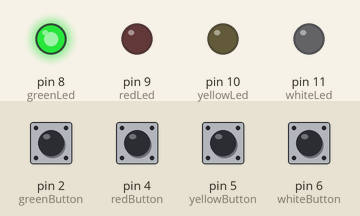
Recording of a sketch running on a simulated Arduino Uno, built with avr-gcc and run on an emulated ATmega328P. Parts: output pins drawn as LEDs (lit = HIGH). Dashed ring = blinking. The test bench sets the inputs (shaded band); at power-on: pin 2 (greenButton), pin 4 (redButton), pin 5 (yellowButton), pin 6 (whiteButton) LOW. Random numbers use the default seed unless the sketch sets one; what the sketch prints to the serial monitor is not drawn.

Above: at 9.5 s.
9.6 s: pin 4 (redButton) pulled HIGH for 1 s
At 12.8 s:
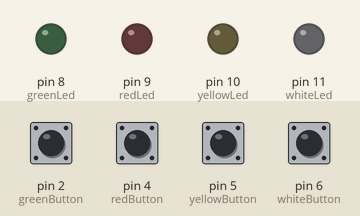
13.1 s: pin 2 (greenButton) pulled HIGH for 0.2 s
At 13.2 s:
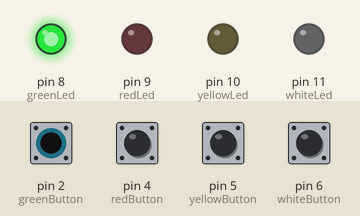
14.8 s: pin 5 (yellowButton) pulled HIGH for 0.2 s
At 15.12 s:
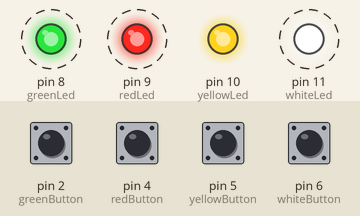
18.3 s: pin 6 (whiteButton) pulled HIGH for 0.2 s
At 18.62 s:
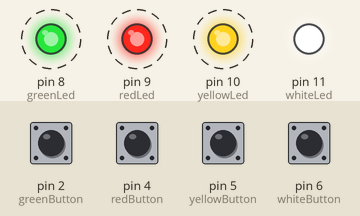
21.8 s: pin 2 (greenButton) pulled HIGH for 1 s
At 22.32 s:
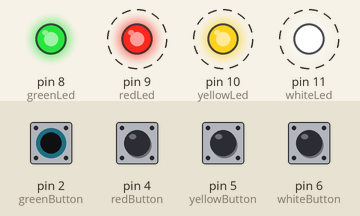
25.3 s: pin 4 (redButton) pulled HIGH for 0.2 s
At 25.62 s:
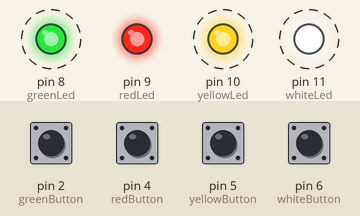
Timing chart, 0 to 28.3 s (numbered marks = the images above; inputs shaded):
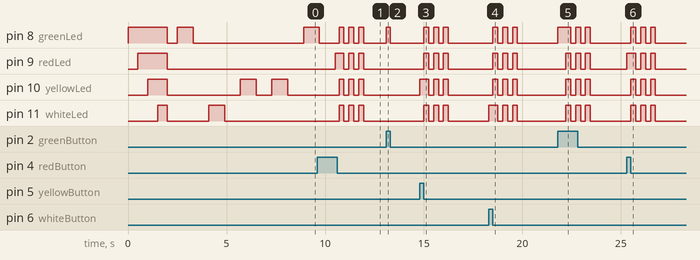

The sketch:

simon_says.ino
```cpp
int level = 1;


class Test {

  public :
    Test() {

    }
    int bonjout;
};

Test t;


const int difficulty = 5;
int sequence[difficulty];
int mySequence[difficulty];
int gameTryied = 0;
int speed = 800;

//setup green light/button
const int greenLed = 8;
const int greenButton = 2;
int greenButtonState = 0;
//end green button setup

//setup red light/button
const int redLed = 9;
const int redButton = 4;
int redButtonState = 0;
//end red light/button setup

//setup yellow light
const int yellowLed = 10;
const int yellowButton = 5;
int yellowButtonState = 0;
//end setup yellow light/button end

//setup white light/button
const int whiteLed = 11;
const int whiteButton = 6;
int whiteButtonState = 0;
//end setup white light/button

void setup() {
  // put your setup code here, to run once:
  pinMode(greenLed, OUTPUT);
  pinMode(greenButton, INPUT);

  pinMode(redLed, OUTPUT);
  pinMode(redButton, INPUT);

  pinMode(yellowLed, OUTPUT);
  pinMode(yellowButton, INPUT);

  pinMode(whiteLed, OUTPUT);
  pinMode(whiteButton, INPUT);

  Serial.begin(9600);

  onStart();
  everythingLow();
  delay(500);
}

void loop() {
  // put your main code here, to run repeatedly:
  greenButtonState = digitalRead(greenButton);
  redButtonState = digitalRead(redButton);
  yellowButtonState = digitalRead(yellowButton);
  whiteButtonState = digitalRead(whiteButton);

  //initButton();
  int gameTryied = 0;
  if (level < 10) {
    generateSequence();
    getSequence();
  }
}

void initButton() {
  Serial.println("init button");
  lightUpLed(greenButtonState, greenLed);
  lightUpLed(redButtonState, redLed);
  lightUpLed(yellowButtonState, yellowLed);
  lightUpLed(whiteButtonState, whiteLed);
}

void lightUpLed(int buttonState, int ledColor) {
  if (buttonState == 1) {
    digitalWrite(ledColor, HIGH);
  }
  else {
    digitalWrite(ledColor, LOW);
  }
}

void onStart() {
  digitalWrite(greenLed, HIGH);
  delay(500);
  digitalWrite(redLed, HIGH);
  delay(500);
  digitalWrite(yellowLed, HIGH);
  delay(500);
  digitalWrite(whiteLed, HIGH);
  delay(500);
}

void generateSequence() {
  randomSeed(analogRead(A0));
  for (int i = 0; i < 5; i++) {
    Serial.println(i);
    int randomNumber = random(8, 12);
    Serial.println(randomNumber);
    sequence[i] = randomNumber;
    Serial.println(sequence[i]);
  }
  for (int s = 0; s < 5; s++) {
    digitalWrite(sequence[s], HIGH);
    delay(speed);
    digitalWrite(sequence[s], LOW);
    delay(speed);
  }

}

void showSequence(int sequence[]) {
  for (int s = 0; s < 5; s++) {
    digitalWrite(sequence[s], HIGH);
    delay(500);
    digitalWrite(sequence[s], LOW);
  }
}

void everythingLow() {
  digitalWrite(greenLed, LOW);
  digitalWrite(redLed, LOW);
  digitalWrite(yellowLed, LOW);
  digitalWrite(whiteLed, LOW);
}

void everythingHigh() {
  digitalWrite(greenLed, HIGH);
  digitalWrite(redLed, HIGH);
  digitalWrite(yellowLed, HIGH);
  digitalWrite(whiteLed, HIGH);
}

void getSequence() {
  int flag = 0;
  Serial.print("try again");
  for (int i = 0; i < 5; i++) {
    flag = 0;
    while (flag == 0) {
      if (digitalRead(greenButton) == 1) {
        digitalWrite(greenLed, HIGH);
        mySequence[i] = greenLed;
        flag = 1;
        delay(200);
        Serial.println("green button");
        if (mySequence[i] != sequence[i]) {
          Serial.println("green wrong");
          wrong_sequence();
          //return;
        }
        digitalWrite(greenLed, LOW);
      }

      if (digitalRead(redButton) == 1) {
        digitalWrite(redLed, HIGH);
        mySequence[i] = redLed;
        flag = 1;
        delay(200);
        Serial.println("red button");
        if (mySequence[i] != sequence[i]) {
          Serial.println("red wrong");
          wrong_sequence();
          //return;
        }
        digitalWrite(redLed, LOW);
      }

      if (digitalRead(yellowButton) == 1) {
        digitalWrite(yellowLed, HIGH);
        mySequence[i] = yellowLed;
        flag = 1;
        delay(200);
        Serial.println("yellow button");
        if (mySequence[i] != sequence[i]) {
          Serial.println("yellow wrong");
          wrong_sequence();
          //return;
        }
        digitalWrite(yellowLed, LOW);
      }

      if (digitalRead(whiteButton) == 1) {
        digitalWrite(whiteLed, HIGH);
        mySequence[i] = whiteLed;
        flag = 1;
        delay(200);
        Serial.println("white button");
        if (mySequence[i] != sequence[i]) {
          Serial.println("white wrong");
          wrong_sequence();
          //return;
        }
        digitalWrite(whiteLed, LOW);
      }
    }
    Serial.println(" ");
    Serial.println(mySequence[i]);
  }
  right_sequence();
}

void right_sequence()
{
  Serial.print("Vous avez gagné");
  digitalWrite(greenLed, LOW);
  digitalWrite(redLed, LOW);
  digitalWrite(yellowLed, LOW);
  digitalWrite(whiteLed, LOW);
  delay(250);

  digitalWrite(greenLed, HIGH);
  digitalWrite(redLed, HIGH);
  digitalWrite(yellowLed, HIGH);
  digitalWrite(whiteLed, HIGH);
  delay(500);
  digitalWrite(greenLed, LOW);
  digitalWrite(redLed, LOW);
  digitalWrite(yellowLed, LOW);
  digitalWrite(whiteLed, LOW);
  delay(500);

  if (level >= 10) {
    level++;
    speed -= 50;
  }
  //  if (level < MAX_LEVEL);
  //  level++;
  //
  //  velocity -= 50; //increase difficulty
}

//void checkResponse(int button, int ledPin) {
//  if (digitalRead(button) == 1) {
//      mySequence[i] = ledPin;
//      digitalWrite(ledPin, HIGH);
//      delay(400);
//      digitalWrite(ledPin, LOW);
//    }
//  }

//boolean compareSequence () {
//  for (int n = 0; n < 5; n++) {
//    if (sequence[n != mySequence[n]]) {
//      return false;
//    }
//    else {
//      return true;
//    }
//  }
//}

void wrong_sequence() {
  for (int i = 0; i < 3; i++) {
    Serial.print("passage par wrong sequence");
    digitalWrite(greenLed, HIGH);
    digitalWrite(redLed, HIGH);
    digitalWrite(yellowLed, HIGH);
    digitalWrite(whiteLed, HIGH);
    delay(250);
    digitalWrite(greenLed, LOW);
    digitalWrite(redLed, LOW);
    digitalWrite(yellowLed, LOW);
    digitalWrite(whiteLed, LOW);
    delay(250);
  }
  gameTryied++;
  if (gameTryied >= 4) {
    Serial.print("Loooooooooooooose");
    return;
  }
  getSequence();
}
```

Measured:
- after the input at 9.6 s, pin 9 (redLed): LOW → HIGH after 0.90 s, then repeats every 0.50 s: LOW 0.25 s, HIGH 0.25 s, until it stays LOW from 12.0 s; pin 10 (yellowLed), pin 11 (whiteLed): alternates HIGH for 0.25 s and LOW for 0.25 s, 6 changes in all, then stays LOW, starting after 1.1 s
- after the input at 13.1 s, pin 8 (greenLed): LOW → HIGH at once, → LOW 0.20 s later
- after the input at 14.8 s, pin 8 (greenLed), pin 9 (redLed), pin 11 (whiteLed): alternates HIGH for 0.25 s and LOW for 0.25 s, 6 changes in all, then stays LOW, starting after 0.20 s; pin 10 (yellowLed): LOW → HIGH at once, then repeats every 0.50 s: LOW 0.25 s, HIGH 0.25 s, until it stays LOW from 16.3 s
- after the input at 18.3 s, pin 8 (greenLed), pin 9 (redLed), pin 10 (yellowLed): alternates HIGH for 0.25 s and LOW for 0.25 s, 6 changes in all, then stays LOW, starting after 0.20 s; pin 11 (whiteLed): LOW → HIGH at once, then repeats every 0.50 s: LOW 0.25 s, HIGH 0.25 s, until it stays LOW from 19.8 s
- after the input at 21.8 s, pin 8 (greenLed): LOW → HIGH at once, then repeats every 0.50 s: LOW 0.25 s, HIGH 0.25 s, until it stays LOW from 23.5 s; pin 9 (redLed), pin 10 (yellowLed), pin 11 (whiteLed): alternates HIGH for 0.25 s and LOW for 0.25 s, 6 changes in all, then stays LOW, starting after 0.40 s
- after the input at 25.3 s, pin 8 (greenLed), pin 10 (yellowLed), pin 11 (whiteLed): alternates HIGH for 0.25 s and LOW for 0.25 s, 6 changes in all, then stays LOW, starting after 0.20 s; pin 9 (redLed): LOW → HIGH at once, then repeats every 0.50 s: LOW 0.25 s, HIGH 0.25 s, until it stays LOW from 26.8 s
